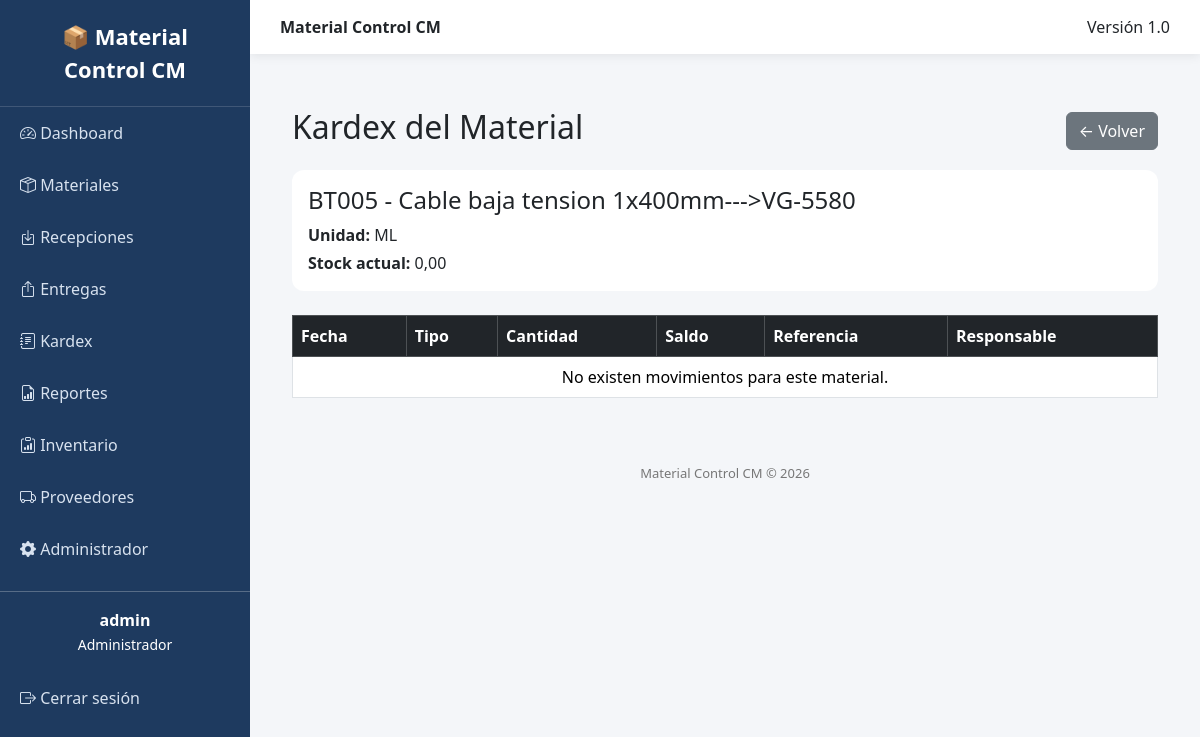
/materials/kardex/22/ (signed in), run on an earlier commit of the app's database.
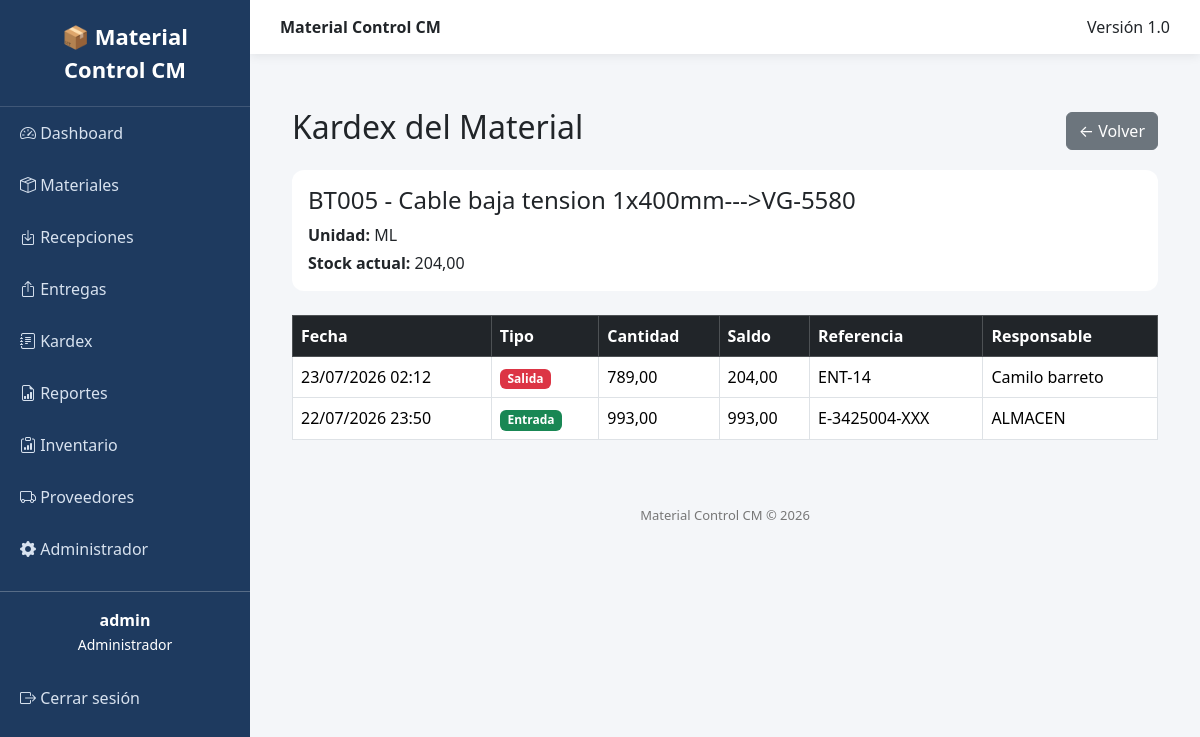
And on a later commit of the database.
### materials/models.py (models this page shows, shortened)
class Material(models.Model):
    codigo = models.CharField(max_length=30, unique=True)
    nombre = models.CharField(max_length=200)
    unidad = models.CharField(max_length=20)
    stock = models.DecimalField(max_digits=12, decimal_places=2, default=0)
    activo = models.BooleanField(default=True)

### movements/models.py (models this page shows, shortened)
class InventoryMovement(models.Model):
    TIPOS = (
        ("ENTRADA", "Entrada"),
        ("SALIDA", "Salida"),
    )
    material = models.ForeignKey(
        Material,
        on_delete=models.CASCADE
    )
    fecha = models.DateTimeField(
    default=timezone.now
    )
    tipo = models.CharField(
        max_length=10,
        choices=TIPOS
    )
    cantidad = models.DecimalField(
        max_digits=12,
        decimal_places=2
    )
    saldo = models.DecimalField(
        max_digits=12,
        decimal_places=2
    )
    referencia = models.CharField(
        max_length=100,
        blank=True
    )
    responsable = models.CharField(
        max_length=150,
        blank=True
    )
    observacion = models.TextField(
        blank=True
    )
    class Meta:
        ordering = ["-fecha"]
        verbose_name = "Movimiento de Inventario"
        verbose_name_plural = "Movimientos de Inventario"

### materials/views.py (the view)
# urls.py: path("kardex/<int:pk>/", views.material_kardex, name="material_kardex"),
@consulta_required
def material_kardex(request, pk):
    material = get_object_or_404(Material, pk=pk)
    movimientos = (
        InventoryMovement.objects
        .filter(material_id=pk)
        .order_by("-fecha", "-id")
    )
    return render(
        request,
        "materials/kardex.html",
        {
            "material": material,
            "movimientos": movimientos,
        },
    )

### templates/materials/kardex.html
{% extends "base.html" %}
{% block content %}
<div class="container mt-4">
    <div class="d-flex justify-content-between align-items-center mb-3">
        <h2>Kardex del Material</h2>
        <a href="{% url 'material_list' %}" class="btn btn-secondary">
            ← Volver
        </a>
    </div>
    <div class="card mb-4">
        <div class="card-body">
            <h4>{{ material.codigo }} - {{ material.nombre }}</h4>
            <p class="mb-1">
                <strong>Unidad:</strong> {{ material.unidad }}
            </p>
            <p class="mb-0">
                <strong>Stock actual:</strong> {{ material.stock }}
            </p>
        </div>
    </div>
    <table class="table table-bordered table-hover">
        <thead class="table-dark">
            <tr>
                <th>Fecha</th>
                <th>Tipo</th>
                <th>Cantidad</th>
                <th>Saldo</th>
                <th>Referencia</th>
                <th>Responsable</th>
            </tr>
        </thead>
        <tbody>
        {% for movimiento in movimientos %}
            <tr>
                <td>{{ movimiento.fecha|date:"d/m/Y H:i" }}</td>
                <td>
                    {% if movimiento.tipo == "ENTRADA" %}
                        <span class="badge bg-success">
                            Entrada
                        </span>
                    {% else %}
                        <span class="badge bg-danger">
                            Salida
                        </span>
                    {% endif %}
                </td>
                <td>{{ movimiento.cantidad }}</td>
                <td>{{ movimiento.saldo }}</td>
                <td>{{ movimiento.referencia }}</td>
                <td>{{ movimiento.responsable }}</td>
            </tr>
        {% empty %}
            <tr>
                <td colspan="6" class="text-center">
                    No existen movimientos para este material.
                </td>
            </tr>
        {% endfor %}
        </tbody>
    </table>
</div>
{% endblock %}

What changed in the data, as far as the page shows it:
changed Material "BT005": stock "0,00" → "204,00"
added InventoryMovement: fecha "23/07/2026 02:12", tipo "Salida", cantidad "789,00", saldo "204,00", referencia "ENT-14", responsable "Camilo barreto"
added InventoryMovement: fecha "22/07/2026 23:50", tipo "Entrada", cantidad "993,00", saldo "993,00", referencia "E-3425004-XXX", responsable "ALMACEN"
Also different on the page:
text no longer shown: "No existen movimientos para este material."
